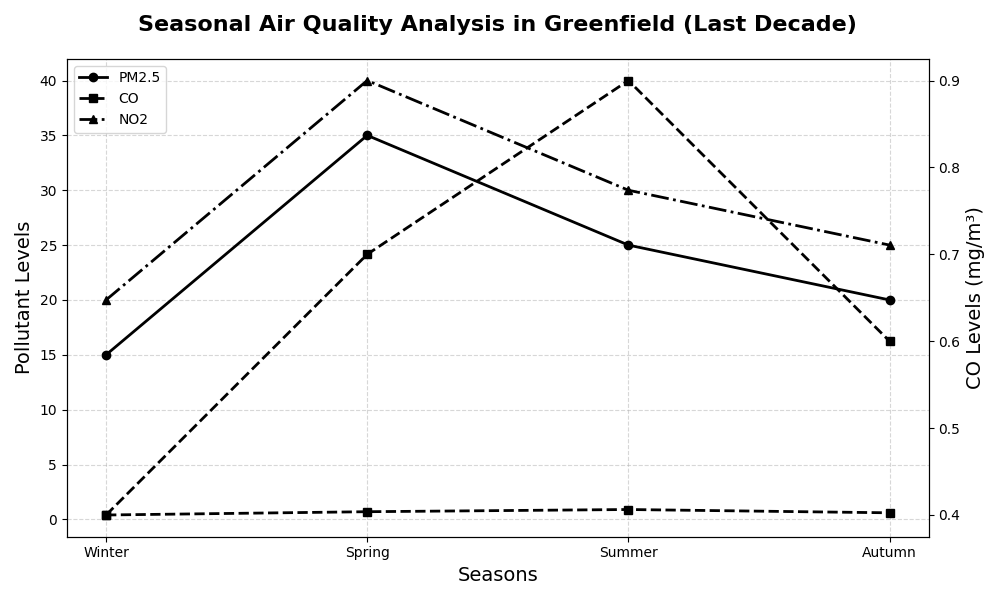

Generate this figure with Python:
import matplotlib.pyplot as plt
import numpy as np

# Data for pollutants over four seasons
seasons = np.array(['Winter', 'Spring', 'Summer', 'Autumn'])
pm25_levels = np.array([15, 35, 25, 20])  # Randomly altered PM2.5 levels
co_levels = np.array([0.4, 0.7, 0.9, 0.6])  # Randomly altered CO levels
no2_levels = np.array([20, 40, 30, 25])  # Randomly altered NO2 levels

# Creating the plot
fig, ax = plt.subplots(figsize=(10, 6))

# Using a single color for all pollutants
common_color = 'black'

ax.plot(seasons, pm25_levels, marker='o', linestyle='-', color=common_color, linewidth=2, label='PM2.5')
ax.plot(seasons, co_levels, marker='s', linestyle='--', color=common_color, linewidth=2, label='CO')
ax.plot(seasons, no2_levels, marker='^', linestyle='-.', color=common_color, linewidth=2, label='NO2')

# Title and labels
ax.set_title("Seasonal Air Quality Analysis in Greenfield (Last Decade)", fontsize=16, fontweight='bold', pad=20)
ax.set_xlabel("Seasons", fontsize=14)
ax.set_ylabel("Pollutant Levels", fontsize=14)

# Adding a secondary y-axis for CO levels due to different units
ax_right = ax.twinx()
ax_right.set_ylabel("CO Levels (mg/m³)", fontsize=14)

# Correspondence of CO levels to secondary y-axis
ax_right.plot(seasons, co_levels, marker='s', linestyle='--', color=common_color, linewidth=2)
ax_right.tick_params(axis='y', labelcolor=common_color)

# Adding legends
ax.legend(loc='upper left', fontsize='medium')

# Grid and layout adjustments
ax.grid(True, linestyle='--', alpha=0.5)
plt.tight_layout()

# Display the plot
plt.show()
